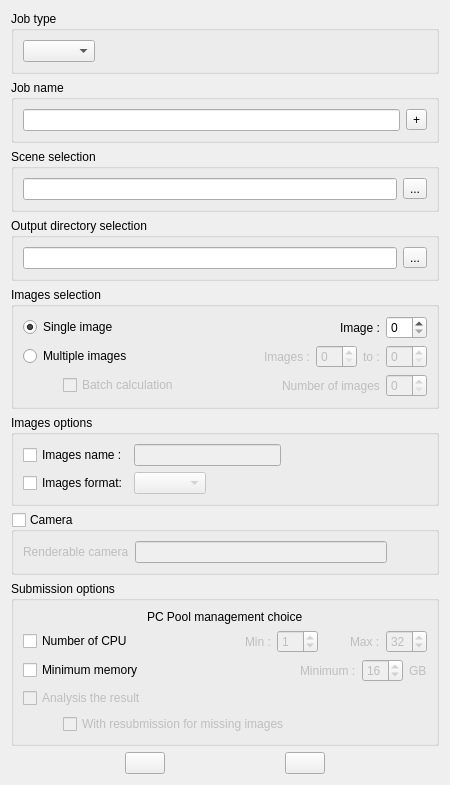
<?xml version="1.0" encoding="UTF-8"?>
<ui version="4.0">
 <class>JobCreationWidget</class>
 <widget class="QWidget" name="JobCreationWidget">
  <property name="geometry">
   <rect>
    <x>0</x>
    <y>0</y>
    <width>450</width>
    <height>774</height>
   </rect>
  </property>
  <property name="minimumSize">
   <size>
    <width>450</width>
    <height>0</height>
   </size>
  </property>
  <property name="windowTitle">
   <string>JobCreationWidget</string>
  </property>
  <layout class="QVBoxLayout" name="verticalLayout">
   <item>
    <widget class="QGroupBox" name="jobTypeGroupBox">
     <property name="title">
      <string>Job type</string>
     </property>
     <layout class="QHBoxLayout" name="horizontalLayout">
      <item>
       <widget class="QComboBox" name="jobTypeComboBox">
        <property name="minimumSize">
         <size>
          <width>0</width>
          <height>0</height>
         </size>
        </property>
        <property name="sizeAdjustPolicy">
         <enum>QComboBox::SizeAdjustPolicy::AdjustToContents</enum>
        </property>
       </widget>
      </item>
      <item>
       <spacer name="horizontalSpacer">
        <property name="orientation">
         <enum>Qt::Orientation::Horizontal</enum>
        </property>
        <property name="sizeHint" stdset="0">
         <size>
          <width>40</width>
          <height>20</height>
         </size>
        </property>
       </spacer>
      </item>
     </layout>
    </widget>
   </item>
   <item>
    <widget class="QGroupBox" name="jobNameGroupBox">
     <property name="title">
      <string>Job name</string>
     </property>
     <layout class="QHBoxLayout" name="horizontalLayout_2">
      <item>
       <widget class="QLineEdit" name="jobNameLineEdit"/>
      </item>
      <item>
       <widget class="QToolButton" name="jobNameToolButton">
        <property name="text">
         <string>+</string>
        </property>
       </widget>
      </item>
     </layout>
    </widget>
   </item>
   <item>
    <widget class="QGroupBox" name="sceneGroupBox">
     <property name="title">
      <string>Scene selection</string>
     </property>
     <layout class="QHBoxLayout" name="horizontalLayout_3">
      <item>
       <widget class="QLineEdit" name="sceneLineEdit"/>
      </item>
      <item>
       <widget class="QToolButton" name="sceneToolButton">
        <property name="text">
         <string>...</string>
        </property>
       </widget>
      </item>
     </layout>
    </widget>
   </item>
   <item>
    <widget class="QGroupBox" name="outputGroupBox">
     <property name="title">
      <string>Output directory selection</string>
     </property>
     <layout class="QHBoxLayout" name="horizontalLayout_4">
      <item>
       <widget class="QLineEdit" name="outputLineEdit"/>
      </item>
      <item>
       <widget class="QToolButton" name="outputToolButton">
        <property name="text">
         <string>...</string>
        </property>
       </widget>
      </item>
     </layout>
    </widget>
   </item>
   <item>
    <widget class="QGroupBox" name="imagesSelectionGroupBox">
     <property name="title">
      <string>Images selection</string>
     </property>
     <layout class="QVBoxLayout" name="verticalLayout_2">
      <item>
       <layout class="QHBoxLayout" name="horizontalLayout_5">
        <item>
         <widget class="QRadioButton" name="singleImageRadioButton">
          <property name="text">
           <string>Single image</string>
          </property>
          <property name="checked">
           <bool>true</bool>
          </property>
         </widget>
        </item>
        <item>
         <spacer name="horizontalSpacer_2">
          <property name="orientation">
           <enum>Qt::Orientation::Horizontal</enum>
          </property>
          <property name="sizeHint" stdset="0">
           <size>
            <width>40</width>
            <height>20</height>
           </size>
          </property>
         </spacer>
        </item>
        <item>
         <widget class="QLabel" name="singleImageLabel">
          <property name="text">
           <string>Image :</string>
          </property>
         </widget>
        </item>
        <item>
         <widget class="QSpinBox" name="singleImageSpinBox">
          <property name="wrapping">
           <bool>false</bool>
          </property>
          <property name="specialValueText">
           <string/>
          </property>
          <property name="showGroupSeparator" stdset="0">
           <bool>false</bool>
          </property>
          <property name="suffix">
           <string/>
          </property>
          <property name="prefix">
           <string/>
          </property>
         </widget>
        </item>
       </layout>
      </item>
      <item>
       <layout class="QHBoxLayout" name="horizontalLayout_6">
        <item>
         <widget class="QRadioButton" name="multipleImagesRadioButton">
          <property name="enabled">
           <bool>true</bool>
          </property>
          <property name="text">
           <string>Multiple images</string>
          </property>
         </widget>
        </item>
        <item>
         <spacer name="horizontalSpacer_3">
          <property name="orientation">
           <enum>Qt::Orientation::Horizontal</enum>
          </property>
          <property name="sizeHint" stdset="0">
           <size>
            <width>40</width>
            <height>20</height>
           </size>
          </property>
         </spacer>
        </item>
        <item>
         <widget class="QLabel" name="firstImageLabel">
          <property name="enabled">
           <bool>false</bool>
          </property>
          <property name="text">
           <string>Images :</string>
          </property>
         </widget>
        </item>
        <item>
         <widget class="QSpinBox" name="firstImageSpinBox">
          <property name="enabled">
           <bool>false</bool>
          </property>
         </widget>
        </item>
        <item>
         <widget class="QLabel" name="lastImageLabel">
          <property name="enabled">
           <bool>false</bool>
          </property>
          <property name="text">
           <string>to :</string>
          </property>
         </widget>
        </item>
        <item>
         <widget class="QSpinBox" name="lastImageSpinBox">
          <property name="enabled">
           <bool>false</bool>
          </property>
         </widget>
        </item>
       </layout>
      </item>
      <item>
       <layout class="QHBoxLayout" name="horizontalLayout_7">
        <item>
         <spacer name="horizontalSpacer_5">
          <property name="orientation">
           <enum>Qt::Orientation::Horizontal</enum>
          </property>
          <property name="sizeType">
           <enum>QSizePolicy::Policy::Maximum</enum>
          </property>
          <property name="sizeHint" stdset="0">
           <size>
            <width>40</width>
            <height>20</height>
           </size>
          </property>
         </spacer>
        </item>
        <item>
         <widget class="QCheckBox" name="batchCalculationCheckBox">
          <property name="enabled">
           <bool>false</bool>
          </property>
          <property name="text">
           <string>Batch calculation</string>
          </property>
         </widget>
        </item>
        <item>
         <spacer name="horizontalSpacer_4">
          <property name="orientation">
           <enum>Qt::Orientation::Horizontal</enum>
          </property>
          <property name="sizeHint" stdset="0">
           <size>
            <width>40</width>
            <height>20</height>
           </size>
          </property>
         </spacer>
        </item>
        <item>
         <widget class="QLabel" name="batchCalculationLabel">
          <property name="enabled">
           <bool>false</bool>
          </property>
          <property name="text">
           <string>Number of images</string>
          </property>
         </widget>
        </item>
        <item>
         <widget class="QSpinBox" name="batchCalculationSpinBox">
          <property name="enabled">
           <bool>false</bool>
          </property>
         </widget>
        </item>
       </layout>
      </item>
     </layout>
    </widget>
   </item>
   <item>
    <widget class="QGroupBox" name="imagesOptionGroupBox">
     <property name="title">
      <string>Images options</string>
     </property>
     <layout class="QVBoxLayout" name="verticalLayout_3">
      <item>
       <layout class="QHBoxLayout" name="horizontalLayout_8">
        <item>
         <widget class="QCheckBox" name="imagesNameCheckBox">
          <property name="text">
           <string>Images name :</string>
          </property>
         </widget>
        </item>
        <item>
         <widget class="QLineEdit" name="imagesNameLineEdit">
          <property name="enabled">
           <bool>false</bool>
          </property>
         </widget>
        </item>
        <item>
         <spacer name="horizontalSpacer_17">
          <property name="orientation">
           <enum>Qt::Orientation::Horizontal</enum>
          </property>
          <property name="sizeHint" stdset="0">
           <size>
            <width>40</width>
            <height>20</height>
           </size>
          </property>
         </spacer>
        </item>
       </layout>
      </item>
      <item>
       <layout class="QHBoxLayout" name="horizontalLayout_9">
        <item>
         <widget class="QCheckBox" name="imagesFormatCheckBox">
          <property name="text">
           <string>Images format:</string>
          </property>
         </widget>
        </item>
        <item>
         <widget class="QComboBox" name="imagesFormatComboBox">
          <property name="enabled">
           <bool>false</bool>
          </property>
          <property name="sizeAdjustPolicy">
           <enum>QComboBox::SizeAdjustPolicy::AdjustToContents</enum>
          </property>
         </widget>
        </item>
        <item>
         <spacer name="horizontalSpacer_8">
          <property name="orientation">
           <enum>Qt::Orientation::Horizontal</enum>
          </property>
          <property name="sizeHint" stdset="0">
           <size>
            <width>40</width>
            <height>20</height>
           </size>
          </property>
         </spacer>
        </item>
       </layout>
      </item>
     </layout>
    </widget>
   </item>
   <item>
    <widget class="QGroupBox" name="cameraGroupBox">
     <property name="title">
      <string>Camera</string>
     </property>
     <property name="checkable">
      <bool>true</bool>
     </property>
     <property name="checked">
      <bool>false</bool>
     </property>
     <layout class="QHBoxLayout" name="horizontalLayout_10">
      <item>
       <widget class="QLabel" name="cameraLabel">
        <property name="text">
         <string>Renderable camera</string>
        </property>
       </widget>
      </item>
      <item>
       <widget class="QLineEdit" name="cameraLineEdit"/>
      </item>
      <item>
       <spacer name="horizontalSpacer_13">
        <property name="orientation">
         <enum>Qt::Orientation::Horizontal</enum>
        </property>
        <property name="sizeType">
         <enum>QSizePolicy::Policy::Minimum</enum>
        </property>
        <property name="sizeHint" stdset="0">
         <size>
          <width>40</width>
          <height>20</height>
         </size>
        </property>
       </spacer>
      </item>
     </layout>
    </widget>
   </item>
   <item>
    <widget class="QGroupBox" name="submissionOptionGroupBox">
     <property name="title">
      <string>Submission options</string>
     </property>
     <layout class="QVBoxLayout" name="verticalLayout_4">
      <item alignment="Qt::AlignmentFlag::AlignHCenter">
       <widget class="QLabel" name="pcPoolManagmentLabel">
        <property name="text">
         <string>PC Pool management choice</string>
        </property>
       </widget>
      </item>
      <item>
       <layout class="QGridLayout" name="pcPoolManagementGridLayout"/>
      </item>
      <item>
       <layout class="QHBoxLayout" name="horizontalLayout_13">
        <item>
         <widget class="QCheckBox" name="cpuCheckBox">
          <property name="text">
           <string>Number of CPU</string>
          </property>
         </widget>
        </item>
        <item>
         <spacer name="horizontalSpacer_11">
          <property name="orientation">
           <enum>Qt::Orientation::Horizontal</enum>
          </property>
          <property name="sizeType">
           <enum>QSizePolicy::Policy::Expanding</enum>
          </property>
          <property name="sizeHint" stdset="0">
           <size>
            <width>120</width>
            <height>20</height>
           </size>
          </property>
         </spacer>
        </item>
        <item>
         <widget class="QLabel" name="minCpuLabel">
          <property name="enabled">
           <bool>false</bool>
          </property>
          <property name="text">
           <string>Min :</string>
          </property>
         </widget>
        </item>
        <item>
         <widget class="QSpinBox" name="minCpuSpinBox">
          <property name="enabled">
           <bool>false</bool>
          </property>
          <property name="value">
           <number>1</number>
          </property>
         </widget>
        </item>
        <item>
         <spacer name="horizontalSpacer_12">
          <property name="orientation">
           <enum>Qt::Orientation::Horizontal</enum>
          </property>
          <property name="sizeHint" stdset="0">
           <size>
            <width>40</width>
            <height>20</height>
           </size>
          </property>
         </spacer>
        </item>
        <item>
         <widget class="QLabel" name="maxCpuLabel">
          <property name="enabled">
           <bool>false</bool>
          </property>
          <property name="text">
           <string>Max :</string>
          </property>
         </widget>
        </item>
        <item>
         <widget class="QSpinBox" name="maxCpuSpinBox">
          <property name="enabled">
           <bool>false</bool>
          </property>
          <property name="value">
           <number>32</number>
          </property>
         </widget>
        </item>
       </layout>
      </item>
      <item>
       <layout class="QHBoxLayout" name="horizontalLayout_12">
        <item>
         <widget class="QCheckBox" name="memoryCheckBox">
          <property name="text">
           <string>Minimum memory</string>
          </property>
         </widget>
        </item>
        <item>
         <spacer name="horizontalSpacer_10">
          <property name="orientation">
           <enum>Qt::Orientation::Horizontal</enum>
          </property>
          <property name="sizeHint" stdset="0">
           <size>
            <width>40</width>
            <height>20</height>
           </size>
          </property>
         </spacer>
        </item>
        <item>
         <widget class="QLabel" name="memoryLabel">
          <property name="enabled">
           <bool>false</bool>
          </property>
          <property name="text">
           <string>Minimum :</string>
          </property>
         </widget>
        </item>
        <item>
         <widget class="QSpinBox" name="memorySpinBox">
          <property name="enabled">
           <bool>false</bool>
          </property>
          <property name="suffix">
           <string/>
          </property>
          <property name="singleStep">
           <number>4</number>
          </property>
          <property name="value">
           <number>16</number>
          </property>
          <property name="displayIntegerBase">
           <number>10</number>
          </property>
         </widget>
        </item>
        <item>
         <widget class="QLabel" name="memorySuffixLabel">
          <property name="enabled">
           <bool>false</bool>
          </property>
          <property name="text">
           <string>GB</string>
          </property>
         </widget>
        </item>
       </layout>
      </item>
      <item>
       <widget class="QCheckBox" name="analysisCheckBox">
        <property name="enabled">
         <bool>false</bool>
        </property>
        <property name="text">
         <string>Analysis the result</string>
        </property>
       </widget>
      </item>
      <item>
       <layout class="QHBoxLayout" name="horizontalLayout_11">
        <item>
         <spacer name="horizontalSpacer_9">
          <property name="orientation">
           <enum>Qt::Orientation::Horizontal</enum>
          </property>
          <property name="sizeType">
           <enum>QSizePolicy::Policy::Maximum</enum>
          </property>
          <property name="sizeHint" stdset="0">
           <size>
            <width>40</width>
            <height>20</height>
           </size>
          </property>
         </spacer>
        </item>
        <item>
         <widget class="QCheckBox" name="resubmissionCheckBox">
          <property name="enabled">
           <bool>false</bool>
          </property>
          <property name="text">
           <string>With resubmission for missing images</string>
          </property>
         </widget>
        </item>
       </layout>
      </item>
     </layout>
    </widget>
   </item>
   <item>
    <layout class="QHBoxLayout" name="horizontalLayout_14">
     <item>
      <spacer name="horizontalSpacer_14">
       <property name="orientation">
        <enum>Qt::Orientation::Horizontal</enum>
       </property>
       <property name="sizeHint" stdset="0">
        <size>
         <width>40</width>
         <height>20</height>
        </size>
       </property>
      </spacer>
     </item>
     <item>
      <widget class="QPushButton" name="executionPushButton">
       <property name="text">
        <string/>
       </property>
       <property name="icon">
        <iconset resource="../resources.qrc">
         <normaloff>:/MainWindow/images/right-arrow.png</normaloff>:/MainWindow/images/right-arrow.png</iconset>
       </property>
       <property name="iconSize">
        <size>
         <width>24</width>
         <height>24</height>
        </size>
       </property>
      </widget>
     </item>
     <item>
      <spacer name="horizontalSpacer_15">
       <property name="orientation">
        <enum>Qt::Orientation::Horizontal</enum>
       </property>
       <property name="sizeHint" stdset="0">
        <size>
         <width>40</width>
         <height>20</height>
        </size>
       </property>
      </spacer>
     </item>
     <item>
      <widget class="QPushButton" name="priorityExecutionPushButton">
       <property name="text">
        <string/>
       </property>
       <property name="icon">
        <iconset resource="../resources.qrc">
         <normaloff>:/MainWindow/images/double-right-arrow.png</normaloff>:/MainWindow/images/double-right-arrow.png</iconset>
       </property>
       <property name="iconSize">
        <size>
         <width>24</width>
         <height>24</height>
        </size>
       </property>
       <property name="autoDefault">
        <bool>false</bool>
       </property>
       <property name="default">
        <bool>false</bool>
       </property>
       <property name="flat">
        <bool>false</bool>
       </property>
      </widget>
     </item>
     <item>
      <spacer name="horizontalSpacer_16">
       <property name="orientation">
        <enum>Qt::Orientation::Horizontal</enum>
       </property>
       <property name="sizeHint" stdset="0">
        <size>
         <width>40</width>
         <height>20</height>
        </size>
       </property>
      </spacer>
     </item>
    </layout>
   </item>
  </layout>
 </widget>
 <resources>
  <include location="../resources.qrc"/>
 </resources>
 <connections/>
</ui>
